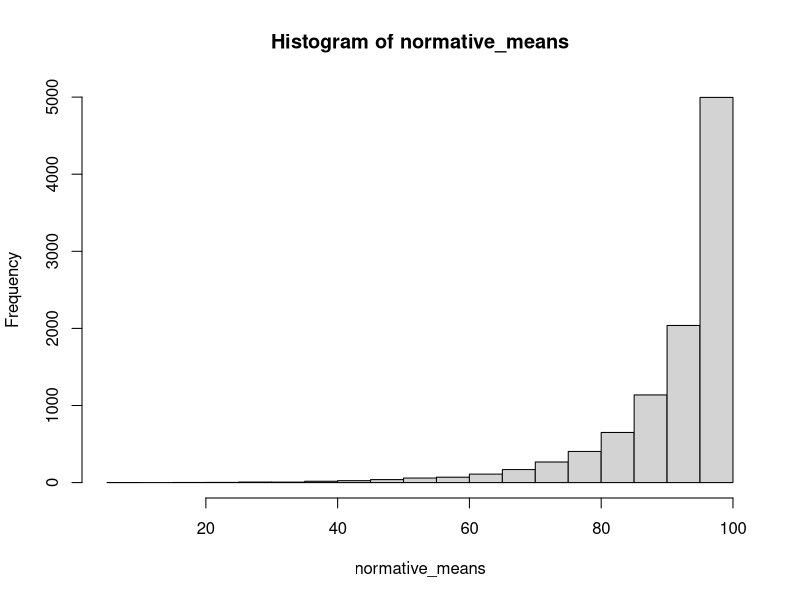
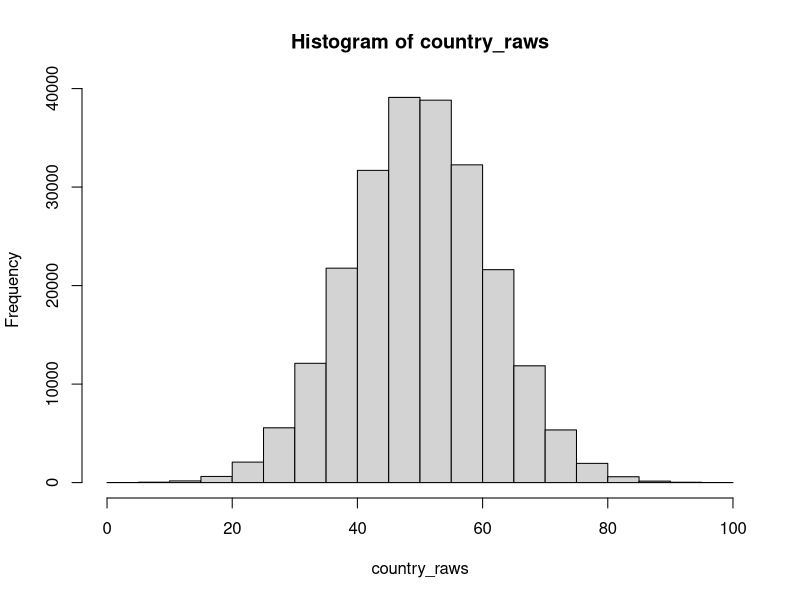
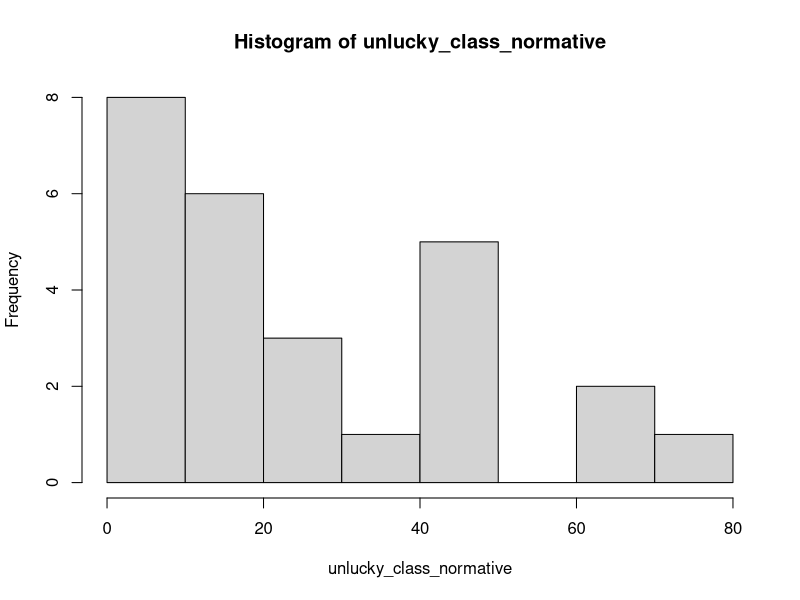

These charts were generated, in order, by the following R code:
library(truncnorm)
country_raws = c()
class_means = rnorm(10000, 50, 5)
class_sizes = c(sample(5:40, 9999, replace = T), 26)
classes = c()
for (i in 1:9999){
  classes = c(classes, replicate(class_sizes[i],i))
  raw_scores = rtruncnorm(class_sizes[i], 0, 100, class_means[i], 10)
  country_raws = c(country_raws, raw_scores)
}
unlucky_class = rnorm(26, 40, 8)
country_raws = c(country_raws, unlucky_class)
classes = c(classes, replicate(26,10000))

data = data.frame('country_raws'=country_raws, 'classes'=classes)
data = data[order(data$country_raws),]
data = cbind(data, 'percentile'=(1:length(country_raws)) / length(country_raws) * 100)
data = data[order(data$classes),]

normative_means = c()
j = 1
for (i in 1:10000){
  current_mean = mean(data$percentile[j : j+class_sizes[i]-1])
  normative_means = c(normative_means, replicate(class_sizes[i], current_mean))
  if (i>9000){
    print(j)
    print(current_mean)
  }
  j = j + class_sizes[i]
}
data = cbind(data, 'normative_means' = normative_means)

normative_means = unique(normative_means)
hist(normative_means)

hist(country_raws) # a normal distribution with mean slightly purturbs 50
unlucky_class_normative = data$percentile[which(data$classes==10000)]
hist(unlucky_class_normative) # an exponetial distribution with mean around 26

sum(normative_means[10000] > normative_means[1:9999]) / 9999 # 0.015

# How does the average of Leonie’s team’s normative scores now compare to that of Sheldon’s team (as in question 3)???

L = c(64,63,62,59)
S = c(70,63,61,56)
mean(L) > mean(S) # False
for (i in 1:4){
  L[i] = sum(L[i]>data$percentile) / length(data$percentile) * 100
  S[i] = sum(S[i]>data$percentile) / length(data$percentile) * 100
}
mean(L) > mean(S) # True
